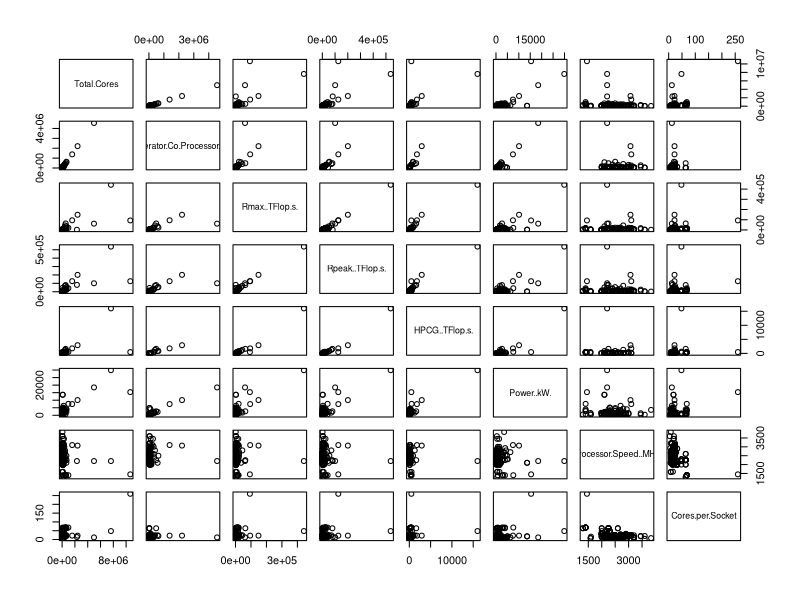
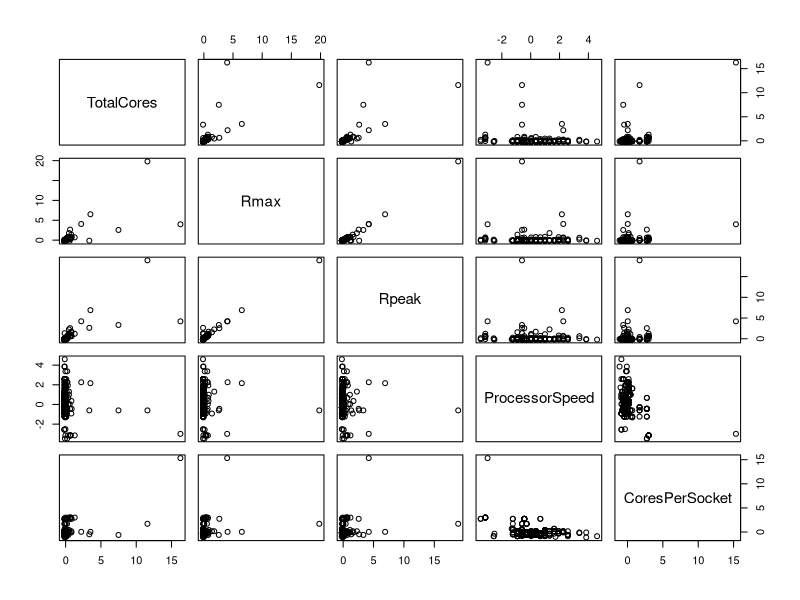
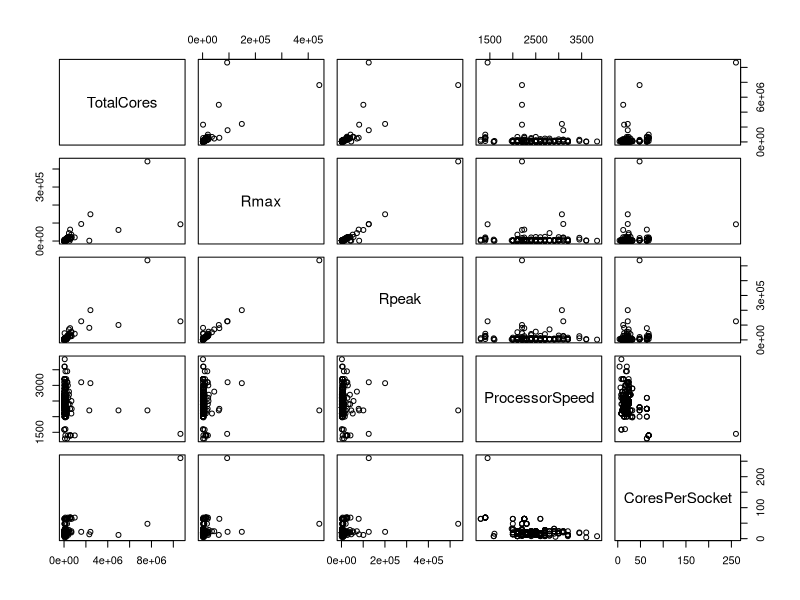
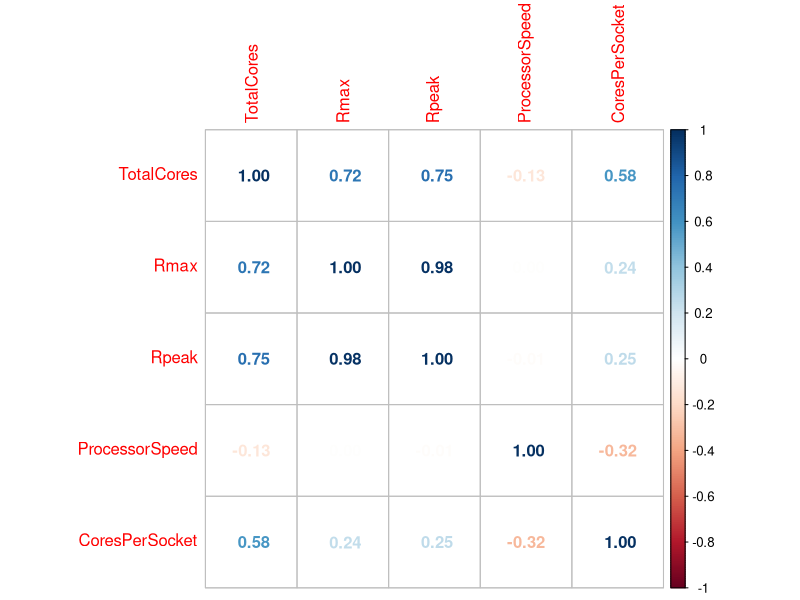
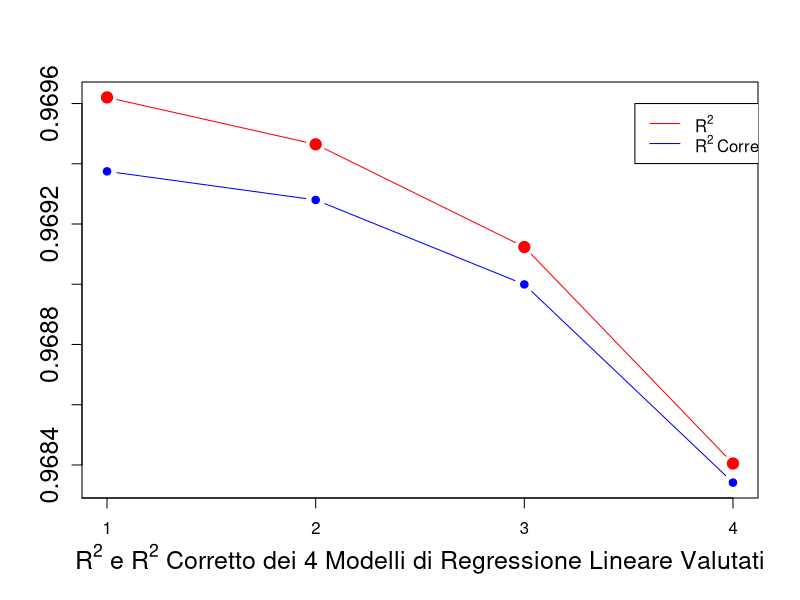
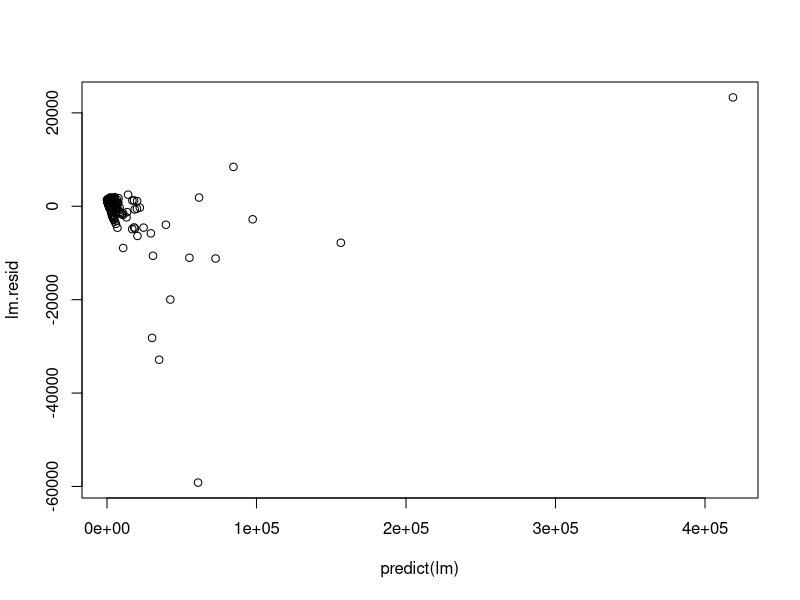
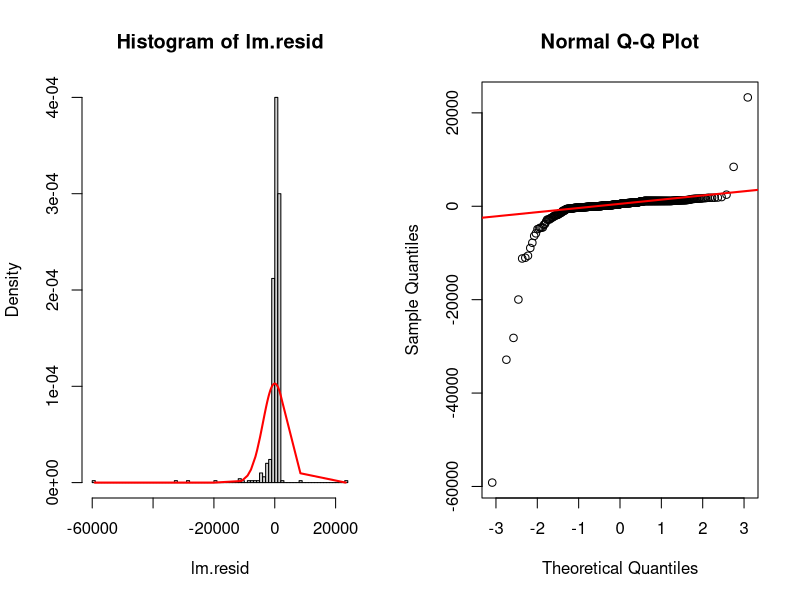
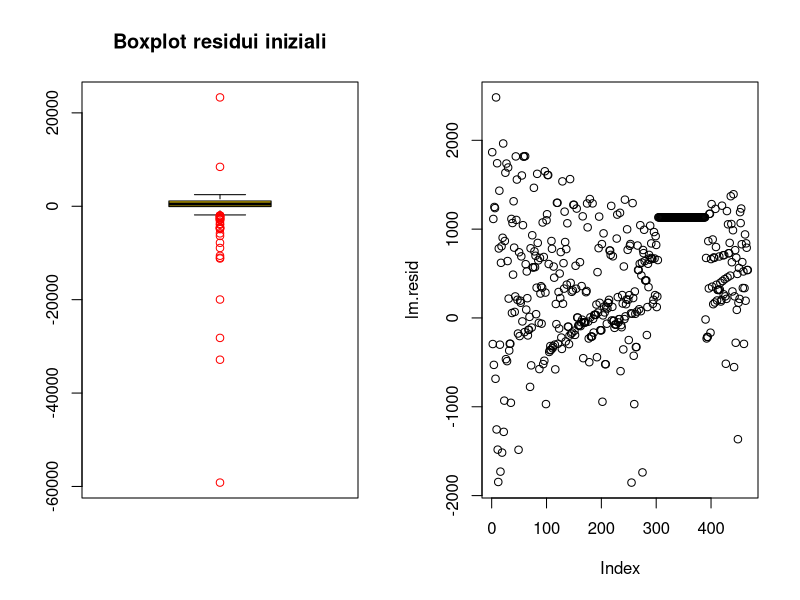

Write R code to recreate these figures, in order.
# pulizia RStudio
cat("\014")
rm(list = ls())

# importazione librerie da utilizzare
library(corrplot)

################################################################################
####################    IMPORTAZIONE E PULIZIA DEI DATI    #####################
################################################################################

# caricamento dei dati dal file csv
data = read.csv('data.csv', header = TRUE, sep = ";")

# rimozione colonne non utilizzate
data$Rank <- NULL
data$Previous.Rank <- NULL
data$First.Appearance <- NULL
data$First.Rank <- NULL
data$Name <- NULL
data$Computer <- NULL
data$Site <- NULL
data$Manufacturer <- NULL
data$Country <- NULL
data$Year <- NULL
data$Segment <- NULL
data$Nmax <- NULL
data$Nhalf <- NULL
data$Power.Source <- NULL
data$Power.Efficiency..GFlops.Watts. <- NULL
data$Architecture <- NULL
data$Processor <- NULL
data$Processor.Technology <- NULL
data$Operating.System <- NULL
data$OS.Family <- NULL
data$Accelerator.Co.Processor <- NULL
data$Processor.Generation <- NULL
data$System.Model <- NULL
data$System.Family <- NULL
data$Interconnect.Family <- NULL
data$Interconnect <- NULL
data$Continent <- NULL
data$Site.ID <- NULL
data$System.ID <- NULL

# stampa sommario struttura iniziale: prime osservazioni
summary(data)
str(data)
plot(data)

# controllo delle colonne per valori mancanti
sum(is.na(data$Total.Cores))
sum(is.na(data$Accelerator.Co.Processor.Cores))
sum(is.na(data$Rmax..TFlop.s.))
sum(is.na(data$Rpeak..TFlop.s.))
sum(is.na(data$HPCG..TFlop.s.))
sum(is.na(data$Power..kW.))
sum(is.na(data$Processor.Speed..MHz.))
sum(is.na(data$Cores.per.Socket))

# notiamo che ci sono un numero non indifferente di NA in alcune colonne,
# eliminiamo tali colonne
data$Accelerator.Co.Processor.Cores <- NULL
data$HPCG..TFlop.s. <- NULL
data$Power..kW. <- NULL

# assegniamo nomi più leggibili alle colonne della tabella
colnames(data) <- c("TotalCores", "Rmax", "Rpeak", "ProcessorSpeed", "CoresPerSocket")

# standardizzazione tabella
st_data = data.frame(scale(data))

# visualizzazione tabella standardizzata
# la standardizzazione non varia il grafico di dispersione
# e non è stata quindi considerata nel seguito dell'analisi
plot(st_data)

# nuova stampa dei dati prima di iniziare l'analisi
summary(data)
str(data)
head(data)
plot(data)
corrplot(cor(data), method = "number")

################################################################################
####################          REGRESSIONE LINEARE           ####################
################################################################################

# costruzione modello di regressione lineare
r = matrix(ncol = 2, nrow = 4)

lm.1<-lm(Rmax~Rpeak+TotalCores+CoresPerSocket+ProcessorSpeed, data = data)
summary(lm.1)
r[1,]= c(summary(lm.1)$r.squared, summary(lm.1)$adj.r.squared)

lm.2<-lm(Rmax~Rpeak+TotalCores+CoresPerSocket, data = data)
summary(lm.2)
r[2,]= c(summary(lm.2)$r.squared, summary(lm.2)$adj.r.squared)

lm.3<-lm(Rmax~Rpeak+TotalCores, data = data)
summary(lm.3)
r[3,]= c(summary(lm.3)$r.squared, summary(lm.3)$adj.r.squared)

lm.4<-lm(Rmax~Rpeak, data = data)
summary(lm.4)
r[4,]= c(summary(lm.4)$r.squared, summary(lm.4)$adj.r.squared)

# traccio il grafico di comparazione degli R^2 e R^2 corretti
ymin = min(r)
ymax = max(r)
r_squared <- expression(R^2)
r_squared_adj <- expression(R^2 ~ Corretto)
xl <- expression(R^2 ~ e ~ R^2 ~ Corretto ~ dei ~ 4 ~ Modelli ~ di ~ Regressione ~ Lineare ~ Valutati)
plot(r[,1], pch = 19, type = "b", col = "red", xaxt="n", ylab = "", ylim = c(ymin,ymax), xlab = xl, cex = 1.5, cex.axis = 1.5, cex.lab = 1.5)
axis(1 , at = 0:4, labels = 0:4)
lines(r[,2], pch = 19, type = "b", col = "blue")
legend(3.53, 0.9696, legend=c(r_squared, r_squared_adj), col=c("red", "blue"), lty=1:1)

# modello di regressione lineare scelto
lm = lm.3
summary(lm)

# analisi dei residui del modello di regressione lineare
lm.resid = residuals(lm)
plot(predict(lm), lm.resid)
par(mfrow=c(1, 2))
hist(lm.resid, 100, freq = FALSE)
lines(sort(lm.resid), dnorm(sort(lm.resid), mean(lm.resid), sd(lm.resid)), col="red", lwd=2)
qqnorm(lm.resid)
qqline(lm.resid, col="red", lwd=2)
skewness = mean(((lm.resid - mean(lm.resid)) / sd(lm.resid))^3)
skewness
kurtosi = mean(((lm.resid - mean(lm.resid)) / sd(lm.resid))^4) - 3
kurtosi
shapiro.test(lm.resid)

# approfondimento analisi dei residui: calcolo della correlazione tra i
# fattori di ingresso e tra i fattori di ingresso e i residui
cor(data$Rpeak, data$TotalCores)
cor(data$Rpeak, lm.resid)
cor(data$TotalCores, lm.resid)

# approfondimento analisi dei residui: valutazione modello di regressione
# lineare con tutti i fattori
lm.1.resid = residuals(lm.1)
shapiro.test(lm.1.resid)

# approfondimento analisi dei residui: valutazione modello di regressione
# lineare semplice
lm.4.resid = residuals(lm.4)
shapiro.test(lm.4.resid)

# approfondimento analisi dei residui: rimozione residui relativi agli outliers
boxplot(lm.resid, main="Boxplot residui iniziali", col=(c("gold","darkgreen")), outcol="red")
Residuals_outliers <- boxplot(lm.resid, plot=FALSE)$out
Residuals_outliers <- rev(sort(Residuals_outliers))
Residuals_outliers
lm.resid<-lm.resid[-which(lm.resid %in% Residuals_outliers[1:length(Residuals_outliers)])]

# plot residui: non ho usato predict(lm) dato che avendo eliminato alcuni dei
# residui ora ho dimensioni differenti
plot(lm.resid)

# visualizziamo nuovamente i grafici relativi ai residui per vedere se la loro
# distribuzione sia migliorata o meno
par(mfrow=c(1, 2))
hist(lm.resid, 100, freq = FALSE)
lines(sort(lm.resid), dnorm(sort(lm.resid), mean(lm.resid), sd(lm.resid)), col="red", lwd=2)
qqnorm(lm.resid)
qqline(lm.resid, col="red", lwd=2)
skewness = mean(((lm.resid - mean(lm.resid)) / sd(lm.resid))^3)
skewness
kurtosi = mean(((lm.resid - mean(lm.resid)) / sd(lm.resid))^4) - 3
kurtosi
shapiro.test(lm.resid)

# approfondimento analisi dei residui: rimozione dei residui che causano la
# deviazione dal un modello Gaussiano
lm.resid.ord = sort(lm.resid)
lm.resid<-lm.resid[-which(lm.resid %in% lm.resid.ord[1:10])]
lm.resid<-lm.resid[-which(lm.resid %in% lm.resid.ord[360])]
lm.resid<-lm.resid[-which(lm.resid %in% lm.resid.ord[length(lm.resid.ord)])]
boxplot(lm.resid, main="Boxplot residui dopo la rimozione degli outliers", col=(c("gold","darkgreen")), outcol="red")

# plot residui: non ho usato predict(lm) dato che avendo eliminato alcuni dei
# residui ora ho dimensioni differenti
plot(lm.resid)

# visualizziamo nuovamente i grafici relativi ai residui per vedere se la loro
# distribuzione sia migliorata o meno
par(mfrow=c(1, 2))
hist(lm.resid, 100, freq = FALSE)
lines(sort(lm.resid), dnorm(sort(lm.resid), mean(lm.resid), sd(lm.resid)), col="red", lwd=2)
lines(density(lm.resid), col="blue", lwd=2)
qqnorm(lm.resid)
qqline(lm.resid, col="red", lwd=2)
skewness = mean(((lm.resid - mean(lm.resid)) / sd(lm.resid))^3)
skewness
kurtosi = mean(((lm.resid - mean(lm.resid)) / sd(lm.resid))^4) - 3
kurtosi
shapiro.test(lm.resid)

################################################################################
####################        REGRESSIONE ESPONENZIALE        ####################
################################################################################

# costruzione modello di regressione esponenziale
r = matrix(ncol = 2, nrow = 4)

lm.1<-lm(log(Rmax)~log(Rpeak)+log(TotalCores)+log(CoresPerSocket)+log(ProcessorSpeed), data = data)
summary(lm.1)
r[1,]= c(summary(lm.1)$r.squared, summary(lm.1)$adj.r.squared)

lm.2<-lm(log(Rmax)~log(Rpeak)+log(TotalCores)+log(CoresPerSocket), data = data)
summary(lm.2)
r[2,]= c(summary(lm.2)$r.squared, summary(lm.2)$adj.r.squared)

lm.3<-lm(log(Rmax)~log(Rpeak)+log(TotalCores), data = data)
summary(lm.3)
r[3,]= c(summary(lm.3)$r.squared, summary(lm.3)$adj.r.squared)

lm.4<-lm(log(Rmax)~log(Rpeak), data = data)
summary(lm.4)
r[4,]= c(summary(lm.4)$r.squared, summary(lm.4)$adj.r.squared)

# traccio il grafico di comparazione degli R^2 e R^2 corretti
ymin = min(r)
ymax = max(r)
r_squared <- expression(R^2)
r_squared_adj <- expression(R^2 ~ Corretto)
xl <- expression(R^2 ~ e ~ R^2 ~ Corretto ~ dei ~ 4 ~ Modelli ~ di ~ Regressione ~ Esponenziale ~ Valutati)
plot(r[,1], pch = 19, type = "b", col = "red", xaxt="n", ylab = "", ylim = c(ymin,ymax), xlab = xl, cex = 1.5, cex.axis = 1.5, cex.lab = 1.5)
axis(1 , at = 0:4, labels = 0:4)
lines(r[,2], pch = 19, type = "b", col = "blue")
legend(3.53, 0.8496, legend=c(r_squared, r_squared_adj), col=c("red", "blue"), lty=1:1)

# modello di regressione esponenziale scelto
lm = lm.3
summary(lm)

# analisi dei residui del modello di regressione esponenziale
lm.resid = residuals(lm)
plot(predict(lm), lm.resid)
par(mfrow=c(1, 2))
hist(lm.resid, 100, freq = FALSE)
lines(sort(lm.resid), dnorm(sort(lm.resid), mean(lm.resid), sd(lm.resid)), col="red", lwd=2)
qqnorm(lm.resid)
qqline(lm.resid, col="red", lwd=2)
skewness = mean(((lm.resid - mean(lm.resid)) / sd(lm.resid))^3)
skewness
kurtosi = mean(((lm.resid - mean(lm.resid)) / sd(lm.resid))^4) - 3
kurtosi
shapiro.test(lm.resid)

# approfondimento analisi dei residui: calcolo della correlazione tra i
# fattori di ingresso e tra i fattori di ingresso e i residui
cor(data$Rpeak, data$TotalCores)
cor(data$Rpeak, lm.resid)
cor(data$TotalCores, lm.resid)

# approfondimento analisi dei residui: valutazione modello di regressione
# lineare con tutti i fattori
lm.1.resid = residuals(lm.1)
shapiro.test(lm.1.resid)

# approfondimento analisi dei residui: valutazione modello di regressione
# lineare semplice
lm.4.resid = residuals(lm.4)
shapiro.test(lm.4.resid)

# approfondimento analisi dei residui: rimozione residui relativi agli outliers
boxplot(lm.resid, main="Boxplot residui iniziali", col=(c("gold","darkgreen")), outcol="red")
Residuals_outliers <- boxplot(lm.resid, plot=FALSE)$out
Residuals_outliers <- rev(sort(Residuals_outliers))
Residuals_outliers
lm.resid<-lm.resid[-which(lm.resid %in% Residuals_outliers[1:length(Residuals_outliers)])]

# plot residui: non ho usato predict(lm) dato che avendo eliminato alcuni dei
# residui ora ho dimensioni differenti
plot(lm.resid)

# visualizziamo nuovamente i grafici relativi ai residui per vedere se la loro
# distribuzione sia migliorata o meno
par(mfrow=c(1, 2))
hist(lm.resid, 100, freq = FALSE)
lines(sort(lm.resid), dnorm(sort(lm.resid), mean(lm.resid), sd(lm.resid)), col="red", lwd=2)
qqnorm(lm.resid)
qqline(lm.resid, col="red", lwd=2)
skewness = mean(((lm.resid - mean(lm.resid)) / sd(lm.resid))^3)
skewness
kurtosi = mean(((lm.resid - mean(lm.resid)) / sd(lm.resid))^4) - 3
kurtosi
shapiro.test(lm.resid)

# approfondimento analisi dei residui: rimozione dei residui che causano la
# deviazione dal un modello Gaussiano
lm.resid.ord = sort(lm.resid)
lm.resid<-lm.resid[-which(lm.resid %in% lm.resid.ord[1:11])]
lm.resid<-lm.resid[-which(lm.resid %in% lm.resid.ord[279:279])]
boxplot(lm.resid, main="Boxplot residui dopo la rimozione degli outliers", col=(c("gold","darkgreen")), outcol="red")

# plot residui: non ho usato predict(lm) dato che avendo eliminato alcuni dei
# residui ora ho dimensioni differenti
plot(lm.resid)

# visualizziamo nuovamente i grafici relativi ai residui per vedere se la loro
# distribuzione sia migliorata o meno
par(mfrow=c(1, 2))
hist(lm.resid, 100, freq = FALSE)
lines(sort(lm.resid), dnorm(sort(lm.resid), mean(lm.resid), sd(lm.resid)), col="red", lwd=2)
lines(density(lm.resid), col="blue", lwd=2)
qqnorm(lm.resid)
qqline(lm.resid, col="red", lwd=2)
skewness = mean(((lm.resid - mean(lm.resid)) / sd(lm.resid))^3)
skewness
kurtosi = mean(((lm.resid - mean(lm.resid)) / sd(lm.resid))^4) - 3
kurtosi
shapiro.test(lm.resid)

################################################################################
####################               PREDIZIONE               ####################
################################################################################
